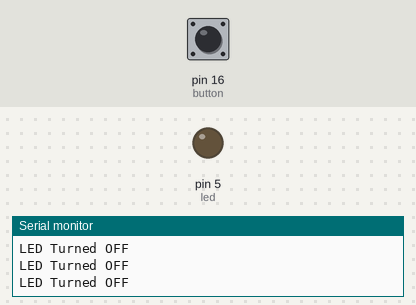
A sketch run on a simulated Arduino Uno, built with avr-gcc and run on an emulated ATmega328P. Parts: output pins drawn as LEDs (lit = HIGH), the last lines printed to the serial monitor. The inputs (shaded band) are chosen by the test bench; at power-on: pin 16 (button) LOW.

Above: at 2.8 s.
2.9 s: pin 16 (button) pulled HIGH for 1.2 s
At 3.3 s:
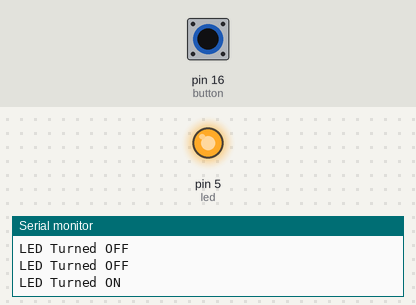
6.5 s: pin 16 (button) pulled HIGH for 3.2 s
At 11.0 s:
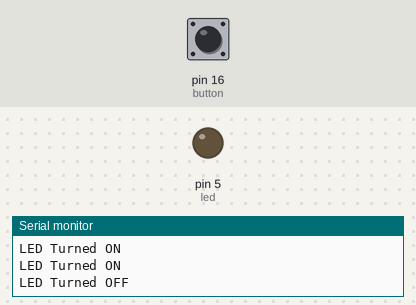
Timing chart, 0 to 12.5 s (numbered marks = the images above; inputs shaded):
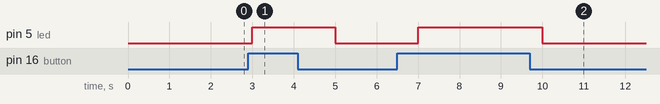

Measured:
- after the input at 2.9 s, pin 5 (led): LOW → HIGH after 0.10 s, → LOW 2.0 s later
- after the input at 6.5 s, pin 5 (led): LOW → HIGH after 0.50 s, → LOW 3.0 s later

The sketch:

Lab_04_Digital_Input_Pushbutton_LED.ino
```cpp
int led = 5; // LED Pin (D1)
int button = 16; // Pushbutton is connected to D0
int temp = 0; // Temporary variable for reading the button pin status

void setup() {
  Serial.begin(9600);
  pinMode(led, OUTPUT);
  pinMode(button, INPUT);
}

void loop() {
  // declare LED as output
  // declare push button as input
  temp = digitalRead(button);

  if (temp == HIGH) {
    digitalWrite(led, HIGH);
    Serial.println("LED Turned ON");
    delay(1000);
  }

  else {
    digitalWrite(led, LOW);
    Serial.println("LED Turned OFF");
    delay(1000);
  }
}
```
